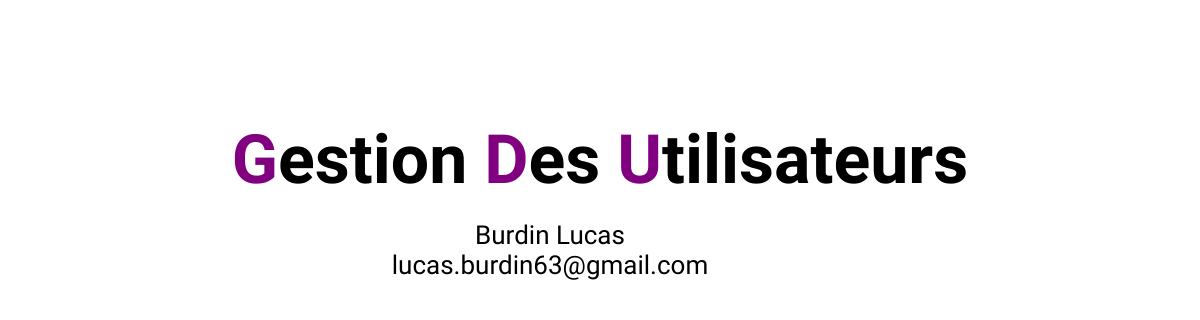
Before: /pages/gestionutilisateurs/gestionutilisateurview.php with the older database file.
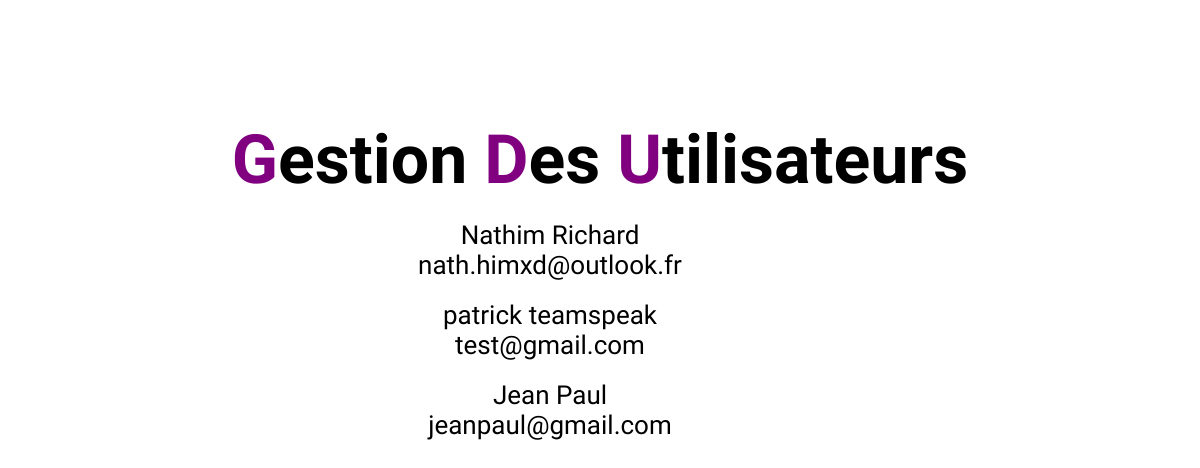
After: the same page with the newer database file.
### tables this page shows
CREATE TABLE `utilisateurs` (
  `idClient` int(11) NOT NULL,
  `nom` varchar(40) NOT NULL,
  `prenom` varchar(40) NOT NULL,
  `adresse` varchar(40) NOT NULL,
  `mail` varchar(40) NOT NULL,
  `motdepasse` varchar(40) NOT NULL,
  `cagnote` int(11) NOT NULL DEFAULT 10000,
  `admin` int(11) NOT NULL DEFAULT 0
);

### web/DAO/utilisateursDAO.php (called while the page is built, shortened)
<?php
class utilisateursDAO
{
        public static function selectalluser()
    {
        include_once 'DTO/utilisateursDTO.php';
        $bdd= databaselinker::getconnexion();
        $resultat=$bdd->prepare('SELECT * FROM prestachope_bdd5.utilisateurs WHERE admin=0 ');
        $resultat->execute();
        $result=$resultat->fetchAll();
        $tab=[];
        foreach ($result as $results)
        {
            $uti= new utilisateursDTO();
            $uti->setIdClient($results['idClient']);
            $uti->setNom($results['nom']);
            $uti->setPrenom($results['prenom']);
            $uti->setAdresse($results['adresse']);
            $uti->setMail($results['mail']);
            $uti->setCagnote($results['cagnote']);
            $uti->setAdmin($results['admin']);
            $tab[]=$uti;
        }
        return $tab;
    }
}

### web/pages/gestionutilisateurs/gestionutilisateurscontrolleur.php (called while the page is built, shortened)
<?php
class gestionutilisateurscontrolleur
{
    public function SelectAllUser()
    {
        include_once 'DAO/utilisateursDAO.php';
        return utilisateursDAO::selectalluser();
    }
}

### web/DTO/utilisateursDTO.php (called while the page is built, shortened)
<?php
	class utilisateursDTO
	{
		private $nom;
		private $prenom;
                private $mail;
                public function getNom() {
                    return $this->nom;
                }
                public function getPrenom() {
                    return $this->prenom;
                }
                public function getMail() {
                    return $this->mail;
                }
                public function setNom($nom): void {
                    $this->nom = $nom;
                }
                public function setPrenom($prenom): void {
                    $this->prenom = $prenom;
                }
                public function setMail($mail): void {
                    $this->mail = $mail;
                }
        }
?>

### web/pages/gestionutilisateurs/gestionutilisateurview.php (the view, shortened to what this page needs)
<!DOCTYPE html>
<html lang="fr">
  <head>
    <link rel="stylesheet" type="text/css" href="assets/css/gestion.css" media="all"/>
  </head>
  <body>
      <div class="conteneur">
          <div class="utilisateur">
              <h1> <span>G</span>estion <span>D</span>es <span>U</span>tilisateurs </h1>
              <?php
              include_once 'gestionutilisateurscontrolleur.php';
              $instanceController=new gestionutilisateurscontrolleur();
              $content=$instanceController->SelectAlluser();
              foreach ($content as $contents)
              {
                  ?>
                    <div class="boxutilisa">
                        <div class="uti">
                            <p> <?php echo $contents->getNom();?>
                            <?php echo $contents->getPrenom(); ?> </p>
                            <p> <?php echo $contents->getMail(); ?> </p>
                        </div>
                        <div class="suppr">
                            <a href="index.php?page=gestion&nom=<?php echo $contents->getNom() ;?>"><i class="fas fa-times"></i></a><br>
                        </div>
                    </div>
                  <?php
              }
              ?>
          </div>
      </div>
 </body>
</html>

### web/assets/css/gestion.css (style rules this page uses)
* { padding: 0; margin: 0; box-sizing: border-box; }
html { font-size: 62.5%; }
body { width: 100%; height: 100%; }
.conteneur { width: 100%; height: 100%; margin-top: 10%; display: flex; align-items: center; justify-content: center; }
.utilisateur { width: 70%; display: flex; align-items: center; justify-content: center; text-align: center; flex-direction: column; }
.utilisateur h1 { font-size: 6.8rem; font-family: 'Lobster', cursive; }
.utilisateur p { font-size: 2.6rem; font-family: 'Red Hat Display', sans-serif; }
.utilisateur h1 span { color: purple; }
.suppr { width: 100px; display: flex; justify-content: center; align-items: center; font-size: 4.6rem; }
.boxutilisa { display: flex; margin-top: 20px; }

Changed rows visible on the page:
no longer on this page (row edited): utilisateurs: nom "Burdin", prenom "Lucas", mail "lucas.burdin63@gmail.com"
added utilisateurs: nom "Nathim", prenom "Richard", mail "nath.himxd@outlook.fr"
added utilisateurs: nom "patrick", prenom "teamspeak", mail "test@gmail.com"
added utilisateurs: nom "Jean", prenom "Paul", mail "jeanpaul@gmail.com"
